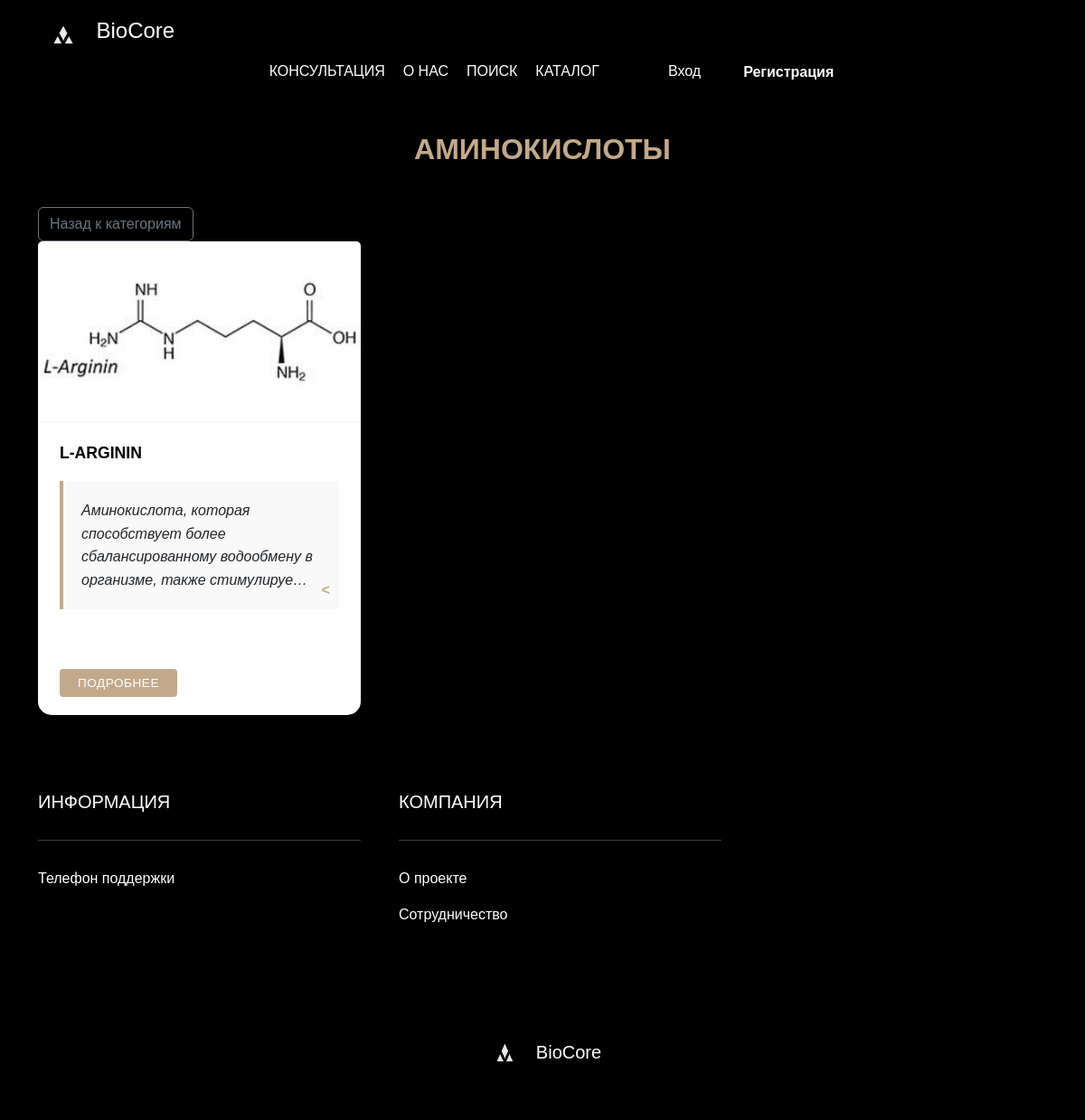
Page /category/1/ on the committed database.
### bio_core_website/models.py (models this page shows, shortened)
class Category(models.Model):
    name = models.CharField(max_length=100, unique=True, verbose_name="Категория")
    image = models.ImageField(
        upload_to='category_images/',
        blank=True,
        null=True,
        verbose_name="Изображение категории"
    )

class Element(models.Model):
    name = models.CharField(max_length=100, verbose_name="Элемент")
    category = models.ForeignKey('Category', on_delete=models.CASCADE,related_name="elements",  verbose_name="Категория")
    description = models.TextField(verbose_name="Описание", blank=True, null=True)
    image = models.ImageField(upload_to='product_images/', blank=True, null=True, verbose_name="Изображение")
    usage = models.TextField(blank=True, null=True, verbose_name="Способ применения")
    manufacturers = models.ManyToManyField(
        Manufacturer,
        verbose_name="Производители",
        blank=True,
        help_text="Выберите одного или нескольких производителей"
    )

### bio_core_website/views.py (the view)
# urls.py: path('category/<int:category_id>/', views.category_elements, name='category_elements'),
def category_elements(request, category_id):
    category = get_object_or_404(Category, id=category_id)
    elements = category.elements.all()
    return render(request, 'bio_core_website/category_elements.html', {
        'category': category,
        'elements': elements
    })

### bio_core_website/templates/bio_core_website/category_elements.html (shortened to what this page needs)
{% extends "bio_core_website/base.html" %}
{%load static%}
{% block extra_css %}
<link rel="stylesheet" href="{% static 'bio_core_website/css/style.css' %}">
{% endblock %}
{% block content %}
<div class="catalog_1">
    <h1  style=" color:#c2a98c;">{{ category.name }}</h1>
    <a href="{% url 'bio_core_website:home' %}" class="btn btn-outline-secondary">
        Назад к категориям
    </a>
</div>
<div class="row">
    {% for element in elements %}
    <div class="col-md-4 mb-4">
        <div class="card h-100">
            {% if element.image %}
            <img src="{{ element.image.url }}" class="card-img-top" alt="{{ element.name }}" style="height: 200px; object-fit: cover;">
            {% else %}
            <div class="bg-light d-flex align-items-center justify-content-center" style="height: 200px;">
                <span class="text-muted">No image available</span>
            </div>
            {% endif %}
            <div class="card-body_catalog">
                <h5 class="card-title_cataloge">{{ element.name }}</h5>
                <p class="card-text_catalog">{{ element.description|truncatechars:100 }}</p>
            </div>
            <div class="card-footer_catalog bg-transparent">
                <a  style="text-decoration:none; color:white;" href="{% url 'bio_core_website:element_detail' element.id %}" class=" btn-primary_catalog">
                    Подробнее
                </a>
            </div>
        </div>
    </div>
    {% empty %}
    <div class="col-12">
        <div class="alert alert-info">В этой категории пока нет элементов</div>
    </div>
    {% endfor %}
</div>
{% endblock %}

### bio_core_website/static/bio_core_website/css/style.css (style rules this page uses)
body { font-family: 'TT Travels Next Trl', sans-serif; background-color: #000; color: #fff; }
h1 { font-weight: 700; font-size: 32px; color: #000; margin-bottom: 30px; text-align: center; text-transform: uppercase; padding-bottom: 15px; }
.col-md-4 { flex: 0 0 35%; max-width: 35%; padding-right: 30px; }
.card { border: none; border-radius: 15px; box-shadow: 0 2px 8px rgba(0, 0, 0, 0.1); margin-bottom: 25px; }
.card-img-top { object-fit: cover; border-bottom: 1px solid #f0f0f0; }
.card-body_catalog { padding: 1.5rem; flex-grow: 1; }
.card-title_cataloge { font-family: 'TT Travels Next Trl', sans-serif; font-weight: 600; font-size: 1.1rem; color: #000; margin-bottom: 0.75rem; text-transform: uppercase; }
.card-footer_catalog { padding: 0 1.5rem 1.5rem; background: transparent; }
.btn-primary_catalog { background-color: #c2a98c; border-color: #c2a98c; font-family: 'TT Travels Next Trl', sans-serif; font-weight: 500; padding: 0.5rem 1.25rem; border-radius: 0.25rem; font-size: 0.85rem; text-transform: uppercase; letter-spacing: 0.5px; }
.card-text_catalog { position: relative; padding: 20px; background-color: #f9f9f9; border-left: 4px solid #c2a98c; font-style: italic; margin: 20px 0; font-size: 16px; line-height: 1.6; }
.card-text_catalog::after { content: ">"; position: absolute; right: 10px; bottom: 10px; color: #c2a98c; font-weight: bold; transform: rotate(180deg); }

### rows in the picture
Category: name "АМИНОКИСЛОТЫ"
Element: image (picture), name "L-ARGININ", description "Аминокислота, которая способствует более сбалансированному водообмену в организме, также стимулируе…"
